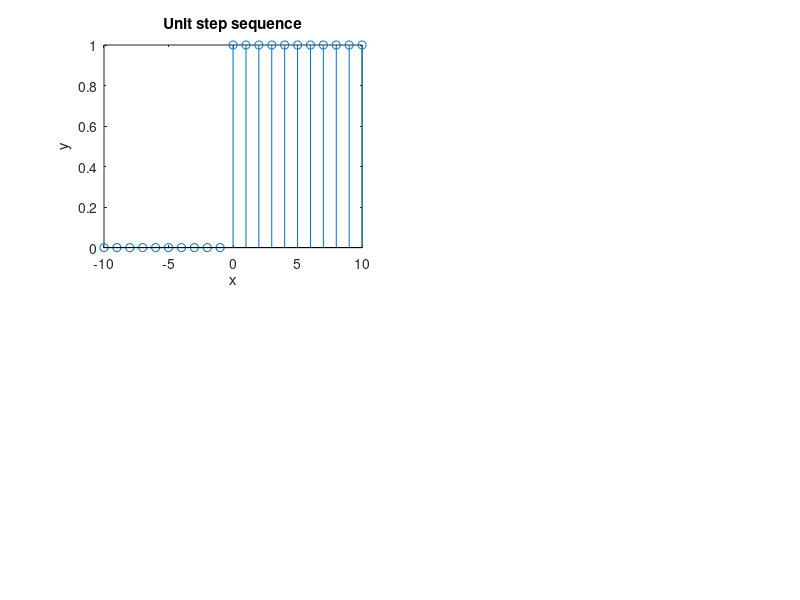

This chart was generated by the following MATLAB code:
x=-10:10;
y=[zeros(1,10),ones(1,11)];
subplot(2,2,1);
stem(x,y);
xlabel('x');
ylabel('y');
title('Unit step sequence');
